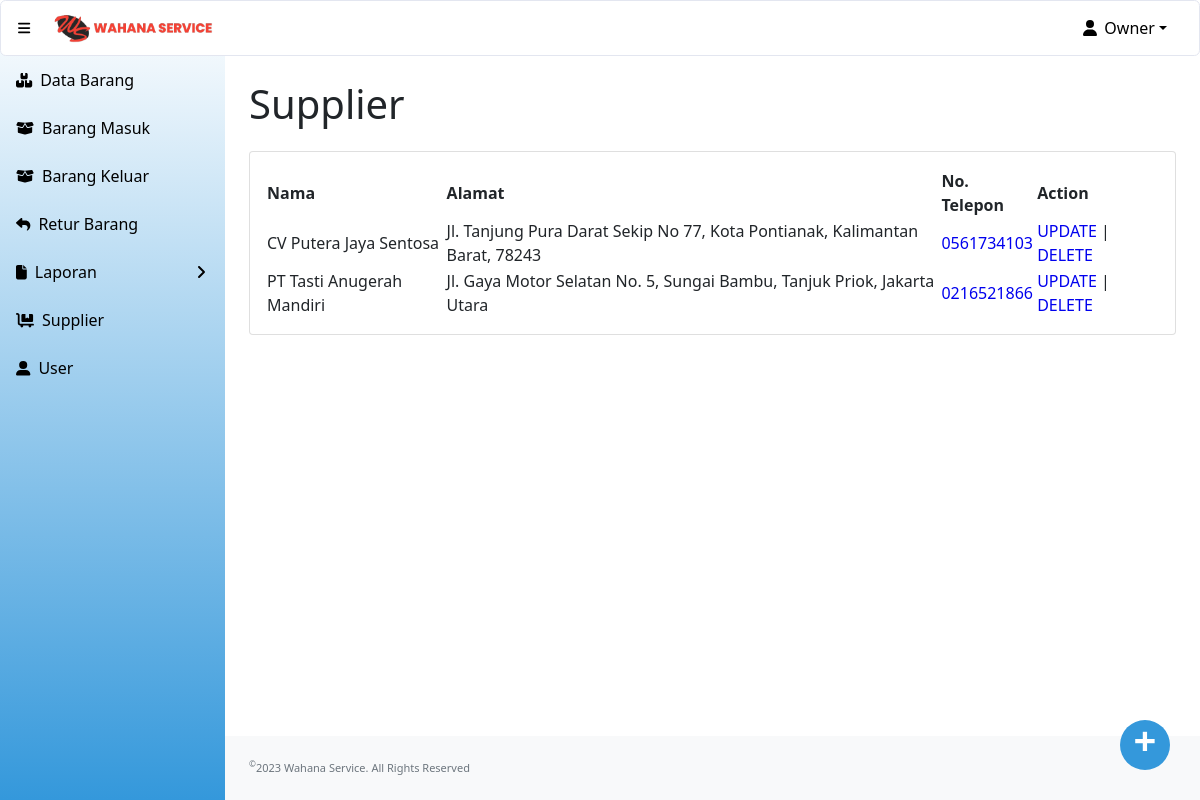
The app's page /supplier.php (signed in), older data.
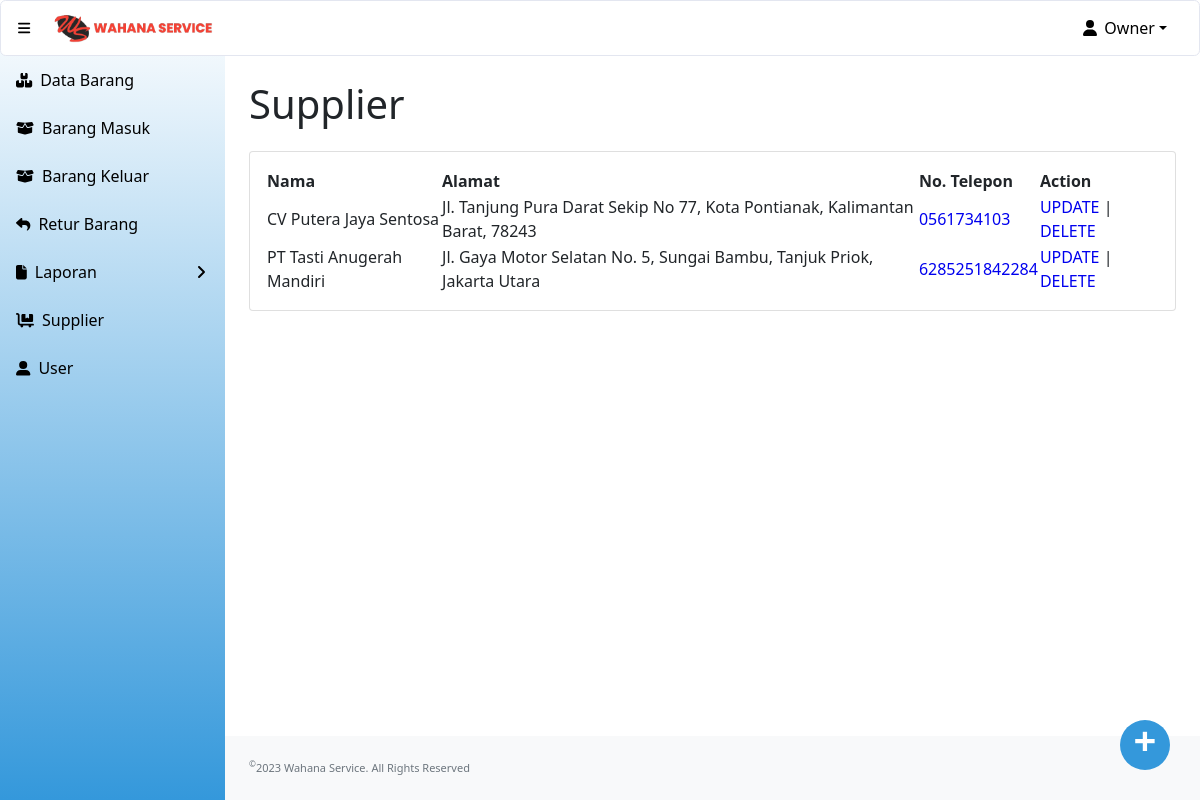
The same page, newer data.
### tables this page shows
CREATE TABLE `supplier` (
  `id_supplier` int(11) NOT NULL,
  `nama_supplier` varchar(200) NOT NULL,
  `alamat` varchar(500) NOT NULL,
  `no_telp` varchar(20) NOT NULL
);

### supplier.php (the view, shortened to what this page needs)
<?php
include "conn.php";
?>
<!DOCTYPE html>
<html lang="en">
    <head>
        <link href="https://cdn.jsdelivr.net/npm/simple-datatables@latest/dist/style.css" rel="stylesheet" />
        <link href="css/styles.css" rel="stylesheet" />
    </head>
    <body class="sb-nav-fixed">
    <?php include "head.php"; ?>
        <div id="layoutSidenav">
        <?php include "menu.php"; ?>
            </div>
            <div id="layoutSidenav_content">
                <main>
                    <div class="container-fluid px-4">
                        <h1 class="mt-4" style="padding-bottom:15px";>Supplier</h1>
                        <div class="card mb-4">
                            <div class="card-body">
                                <div class="table-responsive">
                                    <table id="datatablesSimple">
                                        <thead>
                                            <tr>
                                                <th>Nama</th>
                                                <th>Alamat</th>
                                                <th>No. Telepon</th>
                                                <th>Action</th>
                                            </tr>
                                        </thead>
                                        <tbody>
                                            <?php
                                                $sSQL="select * from supplier order  by id_supplier";
                                                $result=mysqli_query($koneksi, $sSQL);
                                                if (mysqli_num_rows($result) > 0)
                                                {
                                                    while ($row=mysqli_fetch_assoc($result))
                                                    {
                                                        $ID = $row['id_supplier'];
                                                        $nama = $row['nama_supplier'];
                                                        $alamat = $row['alamat'];
                                                        $no_telp= $row['no_telp'];
                                                        $link = "https://wa.me/" . str_replace(" ", "", $no_telp);
                                            ?>
                                                <tr>
                                                    <td><?php echo $nama;?></td>
                                                    <td><?php echo $alamat;?></td>
                                                    <td><?php echo"<a href='$link' target='_blank'> $no_telp</a>"?></td>
                                                    <td><?php echo "<a href='update_supplier.php?id_supplier=$ID' class='action'>UPDATE</a> |
                                                                    <a href='delete_supplier.php?id_supplier=$ID' class='action' onclick='return konfirmasi();'>DELETE</a>"; ?> </td>
                                                </tr>
                                            <?php
                                                    }
                                                }
                                            ?>
                                        </tbody>
                                    </table>
                                </div>
                            </div>
                        </div>
                    </div>
                    <a href="add_supplier.php" class="act-btn">
                        +
                    </a>
                </main>
                <footer class="py-4 bg-light mt-auto">
                    <div class="container-fluid px-4">
                        <div class="d-flex align-items-center justify-content-between small">
                            <div class="text-muted"><sup>&copy;</sup>2023 Wahana Service. All Rights Reserved</div>
                        </div>
                    </div>
                </footer>
            </div>
    </body>
</html>

Row changes from the older to the newer data that the page shows:
changed supplier "PT Tasti Anugerah Mandiri": no_telp "0216521866" → "6285251842284"
